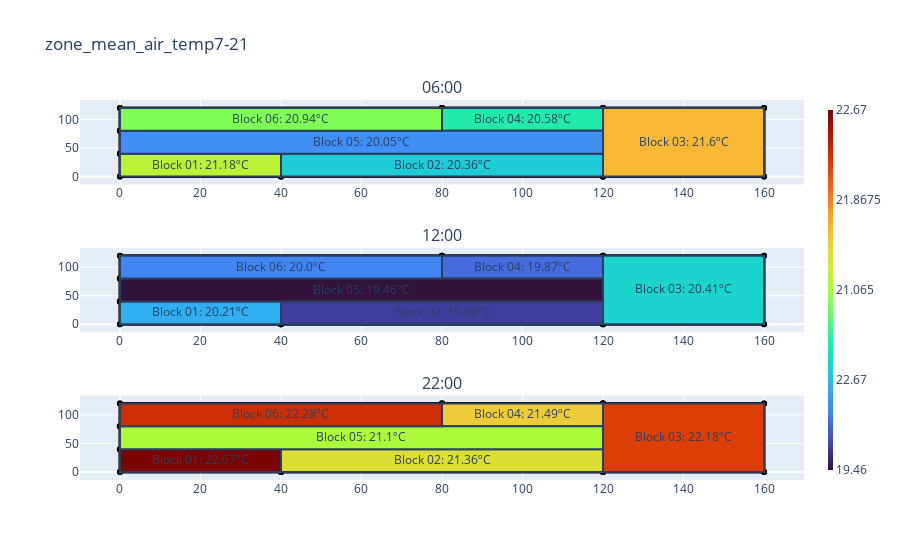

Notebook code cell kept with this figure:
### Code cell
s = SpaceTimePlot(CASE_NAME)
for o in outputs:
    s.request_output(o)
print(s.dataset_names)

times = [time(6), time(12), time(22)]
s.extract_many_times(times, s.dataset_names[5])
s.create_spatial_plots()

### Figure 1 — Plotly figure (JSON) as saved in the notebook; plotly's stock layout.template omitted (floating-point values rounded to 4 significant figures)
{"data": [{"line": {"color": "black", "width": 3}, "marker": {"color": "black"}, "mode": "markers+lines", "name": "Wall 0001", "type": "scatter", "x": [40, 40], "xaxis": "x", "y": [40, 0], "yaxis": "y"}, {"line": {"color": "black", "width": 3}, "marker": {"color": "black"}, "mode": "markers+lines", "name": "Wall 0002", "type": "scatter", "x": [40, 0], "xaxis": "x", "y": [0, 0], "yaxis": "y"}, {"line": {"color": "black", "width": 3}, "marker": {"color": "black"}, "mode": "markers+lines", "name": "Wall 0003", "type": "scatter", "x": [0, 0], "xaxis": "x", "y": [0, 40], "yaxis": "y"}, {"line": {"color": "black", "width": 3}, "marker": {"color": "black"}, "mode": "markers+lines", "name": "Wall 0004", "type": "scatter", "x": [0, 40], "xaxis": "x", "y": [40, 40], "yaxis": "y"}, {"line": {"color": "black", "width": 3}, "marker": {"color": "black"}, "mode": "markers+lines", "name": "Wall 0001", "type": "scatter", "x": [120, 120], "xaxis": "x", "y": [40, 0], "yaxis": "y"}, {"line": {"color": "black", "width": 3}, "marker": {"color": "black"}, "mode": "markers+lines", "name": "Wall 0002", "type": "scatter", "x": [120, 40], "xaxis": "x", "y": [0, 0], "yaxis": "y"}, {"line": {"color": "black", "width": 3}, "marker": {"color": "black"}, "mode": "markers+lines", "name": "Wall 0003", "type": "scatter", "x": [40, 40], "xaxis": "x", "y": [0, 40], "yaxis": "y"}, {"line": {"color": "black", "width": 3}, "marker": {"color": "black"}, "mode": "markers+lines", "name": "Wall 0004", "type": "scatter", "x": [40, 120], "xaxis": "x", "y": [40, 40], "yaxis": "y"}, {"line": {"color": "black", "width": 3}, "marker": {"color": "black"}, "mode": "markers+lines", "name": "Wall 0001", "type": "scatter", "x": [160, 160], "xaxis": "x", "y": [120, 0], "yaxis": "y"}, {"line": {"color": "black", "width": 3}, "marker": {"color": "black"}, "mode": "markers+lines", "name": "Wall 0002", "type": "scatter", "x": [160, 120], "xaxis": "x", "y": [0, 0], "yaxis": "y"}, {"line": {"color": "black", "width": 3}, "marker": {"color": "black"}, "mode": "markers+lines", "name": "Wall 0003", "type": "scatter", "x": [120, 120], "xaxis": "x", "y": [0, 120], "yaxis": "y"}, {"line": {"color": "black", "width": 3}, "marker": {"color": "black"}, "mode": "markers+lines", "name": "Wall 0004", "type": "scatter", "x": [120, 160], "xaxis": "x", "y": [120, 120], "yaxis": "y"}, {"line": {"color": "black", "width": 3}, "marker": {"color": "black"}, "mode": "markers+lines", "name": "Wall 0001", "type": "scatter", "x": [120, 120], "xaxis": "x", "y": [120, 80], "yaxis": "y"}, {"line": {"color": "black", "width": 3}, "marker": {"color": "black"}, "mode": "markers+lines", "name": "Wall 0002", "type": "scatter", "x": [120, 80], "xaxis": "x", "y": [80, 80], "yaxis": "y"}, {"line": {"color": "black", "width": 3}, "marker": {"color": "black"}, "mode": "markers+lines", "name": "Wall 0003", "type": "scatter", "x": [80, 80], "xaxis": "x", "y": [80, 120], "yaxis": "y"}, {"line": {"color": "black", "width": 3}, "marker": {"color": "black"}, "mode": "markers+lines", "name": "Wall 0004", "type": "scatter", "x": [80, 120], "xaxis": "x", "y": [120, 120], "yaxis": "y"}, {"line": {"color": "black", "width": 3}, "marker": {"color": "black"}, "mode": "markers+lines", "name": "Wall 0001", "type": "scatter", "x": [120, 120], "xaxis": "x", "y": [80, 40], "yaxis": "y"}, {"line": {"color": "black", "width": 3}, "marker": {"color": "black"}, "mode": "markers+lines", "name": "Wall 0002", "type": "scatter", "x": [120, 0], "xaxis": "x", "y": [40, 40], "yaxis": "y"}, {"line": {"color": "black", "width": 3}, "marker": {"color": "black"}, "mode": "markers+lines", "name": "Wall 0003", "type": "scatter", "x": [0, 0], "xaxis": "x", "y": [40, 80], "yaxis": "y"}, {"line": {"color": "black", "width": 3}, "marker": {"color": "black"}, "mode": "markers+lines", "name": "Wall 0004", "type": "scatter", "x": [0, 120], "xaxis": "x", "y": [80, 80], "yaxis": "y"}, {"line": {"color": "black", "width": 3}, "marker": {"color": "black"}, "mode": "markers+lines", "name": "Wall 0001", "type": "scatter", "x": [80, 80], "xaxis": "x", "y": [120, 80], "yaxis": "y"}, {"line": {"color": "black", "width": 3}, "marker": {"color": "black"}, "mode": "markers+lines", "name": "Wall 0002", "type": "scatter", "x": [80, 0], "xaxis": "x", "y": [80, 80], "yaxis": "y"}, {"line": {"color": "black", "width": 3}, "marker": {"color": "black"}, "mode": "markers+lines", "name": "Wall 0003", "type": "scatter", "x": [0, 0], "xaxis": "x", "y": [80, 120], "yaxis": "y"}, {"line": {"color": "black", "width": 3}, "marker": {"color": "black"}, "mode": "markers+lines", "name": "Wall 0004", "type": "scatter", "x": [0, 80], "xaxis": "x", "y": [120, 120], "yaxis": "y"}, {"line": {"color": "black", "width": 3}, "marker": {"color": "black"}, "mode": "markers+lines", "name": "Wall 0001", "type": "scatter", "x": [40, 40], "xaxis": "x2", "y": [40, 0], "yaxis": "y2"}, {"line": {"color": "black", "width": 3}, "marker": {"color": "black"}, "mode": "markers+lines", "name": "Wall 0002", "type": "scatter", "x": [40, 0], "xaxis": "x2", "y": [0, 0], "yaxis": "y2"}, {"line": {"color": "black", "width": 3}, "marker": {"color": "black"}, "mode": "markers+lines", "name": "Wall 0003", "type": "scatter", "x": [0, 0], "xaxis": "x2", "y": [0, 40], "yaxis": "y2"}, {"line": {"color": "black", "width": 3}, "marker": {"color": "black"}, "mode": "markers+lines", "name": "Wall 0004", "type": "scatter", "x": [0, 40], "xaxis": "x2", "y": [40, 40], "yaxis": "y2"}, {"line": {"color": "black", "width": 3}, "marker": {"color": "black"}, "mode": "markers+lines", "name": "Wall 0001", "type": "scatter", "x": [120, 120], "xaxis": "x2", "y": [40, 0], "yaxis": "y2"}, {"line": {"color": "black", "width": 3}, "marker": {"color": "black"}, "mode": "markers+lines", "name": "Wall 0002", "type": "scatter", "x": [120, 40], "xaxis": "x2", "y": [0, 0], "yaxis": "y2"}, {"line": {"color": "black", "width": 3}, "marker": {"color": "black"}, "mode": "markers+lines", "name": "Wall 0003", "type": "scatter", "x": [40, 40], "xaxis": "x2", "y": [0, 40], "yaxis": "y2"}, {"line": {"color": "black", "width": 3}, "marker": {"color": "black"}, "mode": "markers+lines", "name": "Wall 0004", "type": "scatter", "x": [40, 120], "xaxis": "x2", "y": [40, 40], "yaxis": "y2"}, {"line": {"color": "black", "width": 3}, "marker": {"color": "black"}, "mode": "markers+lines", "name": "Wall 0001", "type": "scatter", "x": [160, 160], "xaxis": "x2", "y": [120, 0], "yaxis": "y2"}, {"line": {"color": "black", "width": 3}, "marker": {"color": "black"}, "mode": "markers+lines", "name": "Wall 0002", "type": "scatter", "x": [160, 120], "xaxis": "x2", "y": [0, 0], "yaxis": "y2"}, {"line": {"color": "black", "width": 3}, "marker": {"color": "black"}, "mode": "markers+lines", "name": "Wall 0003", "type": "scatter", "x": [120, 120], "xaxis": "x2", "y": [0, 120], "yaxis": "y2"}, {"line": {"color": "black", "width": 3}, "marker": {"color": "black"}, "mode": "markers+lines", "name": "Wall 0004", "type": "scatter", "x": [120, 160], "xaxis": "x2", "y": [120, 120], "yaxis": "y2"}, {"line": {"color": "black", "width": 3}, "marker": {"color": "black"}, "mode": "markers+lines", "name": "Wall 0001", "type": "scatter", "x": [120, 120], "xaxis": "x2", "y": [120, 80], "yaxis": "y2"}, {"line": {"color": "black", "width": 3}, "marker": {"color": "black"}, "mode": "markers+lines", "name": "Wall 0002", "type": "scatter", "x": [120, 80], "xaxis": "x2", "y": [80, 80], "yaxis": "y2"}, {"line": {"color": "black", "width": 3}, "marker": {"color": "black"}, "mode": "markers+lines", "name": "Wall 0003", "type": "scatter", "x": [80, 80], "xaxis": "x2", "y": [80, 120], "yaxis": "y2"}, {"line": {"color": "black", "width": 3}, "marker": {"color": "black"}, "mode": "markers+lines", "name": "Wall 0004", "type": "scatter", "x": [80, 120], "xaxis": "x2", "y": [120, 120], "yaxis": "y2"}, {"line": {"color": "black", "width": 3}, "marker": {"color": "black"}, "mode": "markers+lines", "name": "Wall 0001", "type": "scatter", "x": [120, 120], "xaxis": "x2", "y": [80, 40], "yaxis": "y2"}, {"line": {"color": "black", "width": 3}, "marker": {"color": "black"}, "mode": "markers+lines", "name": "Wall 0002", "type": "scatter", "x": [120, 0], "xaxis": "x2", "y": [40, 40], "yaxis": "y2"}, {"line": {"color": "black", "width": 3}, "marker": {"color": "black"}, "mode": "markers+lines", "name": "Wall 0003", "type": "scatter", "x": [0, 0], "xaxis": "x2", "y": [40, 80], "yaxis": "y2"}, {"line": {"color": "black", "width": 3}, "marker": {"color": "black"}, "mode": "markers+lines", "name": "Wall 0004", "type": "scatter", "x": [0, 120], "xaxis": "x2", "y": [80, 80], "yaxis": "y2"}, {"line": {"color": "black", "width": 3}, "marker": {"color": "black"}, "mode": "markers+lines", "name": "Wall 0001", "type": "scatter", "x": [80, 80], "xaxis": "x2", "y": [120, 80], "yaxis": "y2"}, {"line": {"color": "black", "width": 3}, "marker": {"color": "black"}, "mode": "markers+lines", "name": "Wall 0002", "type": "scatter", "x": [80, 0], "xaxis": "x2", "y": [80, 80], "yaxis": "y2"}, {"line": {"color": "black", "width": 3}, "marker": {"color": "black"}, "mode": "markers+lines", "name": "Wall 0003", "type": "scatter", "x": [0, 0], "xaxis": "x2", "y": [80, 120], "yaxis": "y2"}, {"line": {"color": "black", "width": 3}, "marker": {"color": "black"}, "mode": "markers+lines", "name": "Wall 0004", "type": "scatter", "x": [0, 80], "xaxis": "x2", "y": [120, 120], "yaxis": "y2"}, {"line": {"color": "black", "width": 3}, "marker": {"color": "black"}, "mode": "markers+lines", "name": "Wall 0001", "type": "scatter", "x": [40, 40], "xaxis": "x3", "y": [40, 0], "yaxis": "y3"}, {"line": {"color": "black", "width": 3}, "marker": {"color": "black"}, "mode": "markers+lines", "name": "Wall 0002", "type": "scatter", "x": [40, 0], "xaxis": "x3", "y": [0, 0], "yaxis": "y3"}, {"line": {"color": "black", "width": 3}, "marker": {"color": "black"}, "mode": "markers+lines", "name": "Wall 0003", "type": "scatter", "x": [0, 0], "xaxis": "x3", "y": [0, 40], "yaxis": "y3"}, {"line": {"color": "black", "width": 3}, "marker": {"color": "black"}, "mode": "markers+lines", "name": "Wall 0004", "type": "scatter", "x": [0, 40], "xaxis": "x3", "y": [40, 40], "yaxis": "y3"}, {"line": {"color": "black", "width": 3}, "marker": {"color": "black"}, "mode": "markers+lines", "name": "Wall 0001", "type": "scatter", "x": [120, 120], "xaxis": "x3", "y": [40, 0], "yaxis": "y3"}, {"line": {"color": "black", "width": 3}, "marker": {"color": "black"}, "mode": "markers+lines", "name": "Wall 0002", "type": "scatter", "x": [120, 40], "xaxis": "x3", "y": [0, 0], "yaxis": "y3"}, {"line": {"color": "black", "width": 3}, "marker": {"color": "black"}, "mode": "markers+lines", "name": "Wall 0003", "type": "scatter", "x": [40, 40], "xaxis": "x3", "y": [0, 40], "yaxis": "y3"}, {"line": {"color": "black", "width": 3}, "marker": {"color": "black"}, "mode": "markers+lines", "name": "Wall 0004", "type": "scatter", "x": [40, 120], "xaxis": "x3", "y": [40, 40], "yaxis": "y3"}, {"line": {"color": "black", "width": 3}, "marker": {"color": "black"}, "mode": "markers+lines", "name": "Wall 0001", "type": "scatter", "x": [160, 160], "xaxis": "x3", "y": [120, 0], "yaxis": "y3"}, {"line": {"color": "black", "width": 3}, "marker": {"color": "black"}, "mode": "markers+lines", "name": "Wall 0002", "type": "scatter", "x": [160, 120], "xaxis": "x3", "y": [0, 0], "yaxis": "y3"}, {"line": {"color": "black", "width": 3}, "marker": {"color": "black"}, "mode": "markers+lines", "name": "Wall 0003", "type": "scatter", "x": [120, 120], "xaxis": "x3", "y": [0, 120], "yaxis": "y3"}, {"line": {"color": "black", "width": 3}, "marker": {"color": "black"}, "mode": "markers+lines", "name": "Wall 0004", "type": "scatter", "x": [120, 160], "xaxis": "x3", "y": [120, 120], "yaxis": "y3"}, {"line": {"color": "black", "width": 3}, "marker": {"color": "black"}, "mode": "markers+lines", "name": "Wall 0001", "type": "scatter", "x": [120, 120], "xaxis": "x3", "y": [120, 80], "yaxis": "y3"}, {"line": {"color": "black", "width": 3}, "marker": {"color": "black"}, "mode": "markers+lines", "name": "Wall 0002", "type": "scatter", "x": [120, 80], "xaxis": "x3", "y": [80, 80], "yaxis": "y3"}, {"line": {"color": "black", "width": 3}, "marker": {"color": "black"}, "mode": "markers+lines", "name": "Wall 0003", "type": "scatter", "x": [80, 80], "xaxis": "x3", "y": [80, 120], "yaxis": "y3"}, {"line": {"color": "black", "width": 3}, "marker": {"color": "black"}, "mode": "markers+lines", "name": "Wall 0004", "type": "scatter", "x": [80, 120], "xaxis": "x3", "y": [120, 120], "yaxis": "y3"}, {"line": {"color": "black", "width": 3}, "marker": {"color": "black"}, "mode": "markers+lines", "name": "Wall 0001", "type": "scatter", "x": [120, 120], "xaxis": "x3", "y": [80, 40], "yaxis": "y3"}, {"line": {"color": "black", "width": 3}, "marker": {"color": "black"}, "mode": "markers+lines", "name": "Wall 0002", "type": "scatter", "x": [120, 0], "xaxis": "x3", "y": [40, 40], "yaxis": "y3"}, {"line": {"color": "black", "width": 3}, "marker": {"color": "black"}, "mode": "markers+lines", "name": "Wall 0003", "type": "scatter", "x": [0, 0], "xaxis": "x3", "y": [40, 80], "yaxis": "y3"}, {"line": {"color": "black", "width": 3}, "marker": {"color": "black"}, "mode": "markers+lines", "name": "Wall 0004", "type": "scatter", "x": [0, 120], "xaxis": "x3", "y": [80, 80], "yaxis": "y3"}, {"line": {"color": "black", "width": 3}, "marker": {"color": "black"}, "mode": "markers+lines", "name": "Wall 0001", "type": "scatter", "x": [80, 80], "xaxis": "x3", "y": [120, 80], "yaxis": "y3"}, {"line": {"color": "black", "width": 3}, "marker": {"color": "black"}, "mode": "markers+lines", "name": "Wall 0002", "type": "scatter", "x": [80, 0], "xaxis": "x3", "y": [80, 80], "yaxis": "y3"}, {"line": {"color": "black", "width": 3}, "marker": {"color": "black"}, "mode": "markers+lines", "name": "Wall 0003", "type": "scatter", "x": [0, 0], "xaxis": "x3", "y": [80, 120], "yaxis": "y3"}, {"line": {"color": "black", "width": 3}, "marker": {"color": "black"}, "mode": "markers+lines", "name": "Wall 0004", "type": "scatter", "x": [0, 80], "xaxis": "x3", "y": [120, 120], "yaxis": "y3"}, {"marker": {"cmax": 22.67, "cmin": 19.46, "colorbar": {"outlinewidth": 0, "thickness": 5, "ticktext": [19.46, 22.67], "tickvals": [19.46, 20.26, 21.07, 21.87, 22.67]}, "colorscale": [[0, "#30123b"], [0.07143, "#4145ab"], [0.1429, "#4675ed"], [0.2143, "#39a2fc"], [0.2857, "#1bcfd4"], [0.3571, "#24eca6"], [0.4286, "#61fc6c"], [0.5, "#a4fc3b"], [0.5714, "#d1e834"], [0.6429, "#f3c63a"], [0.7143, "#fe9b2d"], [0.7857, "#f36315"], [0.8571, "#d93806"], [0.9286, "#b11901"], [1, "#7a0402"]], "showscale": true}, "mode": "markers", "type": "scatter", "x": [null], "y": [null]}], "layout": {"annotations": [{"font": {"size": 16}, "showarrow": false, "text": "06:00", "x": 0.5, "xanchor": "center", "xref": "paper", "y": 1, "yanchor": "bottom", "yref": "paper"}, {"font": {"size": 16}, "showarrow": false, "text": "12:00", "x": 0.5, "xanchor": "center", "xref": "paper", "y": 0.6111, "yanchor": "bottom", "yref": "paper"}, {"font": {"size": 16}, "showarrow": false, "text": "22:00", "x": 0.5, "xanchor": "center", "xref": "paper", "y": 0.2222, "yanchor": "bottom", "yref": "paper"}], "shapes": [{"fillcolor": "rgb(187, 242, 55)", "label": {"text": "Block 01: 21.18ºC"}, "type": "rect", "x0": 40, "x1": 0, "xref": "x", "y0": 40, "y1": 0, "yref": "y"}, {"fillcolor": "rgb(29, 204, 215)", "label": {"text": "Block 02: 20.36ºC"}, "type": "rect", "x0": 120, "x1": 40, "xref": "x", "y0": 40, "y1": 0, "yref": "y"}, {"fillcolor": "rgb(247, 184, 54)", "label": {"text": "Block 03: 21.6ºC"}, "type": "rect", "x0": 160, "x1": 120, "xref": "x", "y0": 120, "y1": 0, "yref": "y"}, {"fillcolor": "rgb(35, 233, 171)", "label": {"text": "Block 04: 20.58ºC"}, "type": "rect", "x0": 120, "x1": 80, "xref": "x", "y0": 120, "y1": 80, "yref": "y"}, {"fillcolor": "rgb(63, 143, 246)", "label": {"text": "Block 05: 20.05ºC"}, "type": "rect", "x0": 120, "x1": 0, "xref": "x", "y0": 80, "y1": 40, "yref": "y"}, {"fillcolor": "rgb(127, 252, 86)", "label": {"text": "Block 06: 20.94ºC"}, "type": "rect", "x0": 80, "x1": 0, "xref": "x", "y0": 120, "y1": 80, "yref": "y"}, {"fillcolor": "rgb(49, 174, 241)", "label": {"text": "Block 01: 20.21ºC"}, "type": "rect", "x0": 40, "x1": 0, "xref": "x2", "y0": 40, "y1": 0, "yref": "y2"}, {"fillcolor": "rgb(63, 62, 157)", "label": {"text": "Block 02: 19.66ºC"}, "type": "rect", "x0": 120, "x1": 40, "xref": "x2", "y0": 40, "y1": 0, "yref": "y2"}, {"fillcolor": "rgb(28, 211, 205)", "label": {"text": "Block 03: 20.41ºC"}, "type": "rect", "x0": 160, "x1": 120, "xref": "x2", "y0": 120, "y1": 0, "yref": "y2"}, {"fillcolor": "rgb(69, 107, 223)", "label": {"text": "Block 04: 19.87ºC"}, "type": "rect", "x0": 120, "x1": 80, "xref": "x2", "y0": 120, "y1": 80, "yref": "y2"}, {"fillcolor": "rgb(48, 18, 59)", "label": {"text": "Block 05: 19.46ºC"}, "type": "rect", "x0": 120, "x1": 0, "xref": "x2", "y0": 80, "y1": 40, "yref": "y2"}, {"fillcolor": "rgb(65, 133, 242)", "label": {"text": "Block 06: 20.0ºC"}, "type": "rect", "x0": 80, "x1": 0, "xref": "x2", "y0": 120, "y1": 80, "yref": "y2"}, {"fillcolor": "rgb(122, 4, 2)", "label": {"text": "Block 01: 22.67ºC"}, "type": "rect", "x0": 40, "x1": 0, "xref": "x3", "y0": 40, "y1": 0, "yref": "y3"}, {"fillcolor": "rgb(219, 222, 54)", "label": {"text": "Block 02: 21.36ºC"}, "type": "rect", "x0": 120, "x1": 40, "xref": "x3", "y0": 40, "y1": 0, "yref": "y3"}, {"fillcolor": "rgb(221, 62, 8)", "label": {"text": "Block 03: 22.18ºC"}, "type": "rect", "x0": 160, "x1": 120, "xref": "x3", "y0": 120, "y1": 0, "yref": "y3"}, {"fillcolor": "rgb(238, 203, 57)", "label": {"text": "Block 04: 21.49ºC"}, "type": "rect", "x0": 120, "x1": 80, "xref": "x3", "y0": 120, "y1": 80, "yref": "y3"}, {"fillcolor": "rgb(171, 249, 58)", "label": {"text": "Block 05: 21.1ºC"}, "type": "rect", "x0": 120, "x1": 0, "xref": "x3", "y0": 80, "y1": 40, "yref": "y3"}, {"fillcolor": "rgb(205, 47, 5)", "label": {"text": "Block 06: 22.28ºC"}, "type": "rect", "x0": 80, "x1": 0, "xref": "x3", "y0": 120, "y1": 80, "yref": "y3"}], "showlegend": false, "title": {"text": "zone_mean_air_temp7-21"}, "xaxis": {"anchor": "y", "domain": [0, 1]}, "xaxis2": {"anchor": "y2", "domain": [0, 1]}, "xaxis3": {"anchor": "y3", "domain": [0, 1]}, "yaxis": {"anchor": "x", "domain": [0.7778, 1]}, "yaxis2": {"anchor": "x2", "domain": [0.3889, 0.6111]}, "yaxis3": {"anchor": "x3", "domain": [0, 0.2222]}}}
